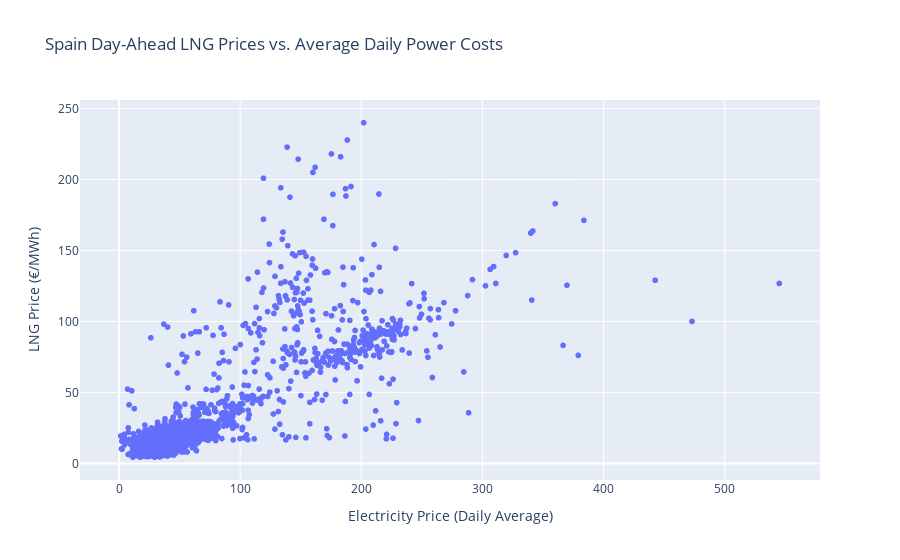

Notebook code for this chart:
### Code cell
# merge the two sets of data
combined = daily_lmp_avg.merge(data, left_on = "Start", right_on = "Date", how = "inner")
combined["LNG Price (€/MWh)"] = combined["Last Price"]
combined["Electricity Price (Daily Average)"] = combined["Price"]

combined.to_csv("./Data/Spain/combined.csv")
px.scatter(combined, "Electricity Price (Daily Average)", "LNG Price (€/MWh)", title = "Spain Day-Ahead LNG Prices vs. Average Daily Power Costs")

### Figure 1 — Plotly figure (JSON) as saved in the notebook; plotly's stock layout.template omitted (floating-point values rounded to 4 significant figures; data arrays with more than 128 entries replaced by an {"elided": "..."} marker saying what was removed)
{"data": [{"hovertemplate": "Electricity Price (Daily Average)=%{x}<br>LNG Price (€/MWh)=%{y}<extra></extra>", "legendgroup": "", "marker": {"color": "#636efa", "symbol": "circle"}, "mode": "markers", "name": "", "showlegend": false, "type": "scattergl", "x": {"elided": "2511 float values"}, "xaxis": "x", "y": {"elided": "2511 float values"}, "yaxis": "y"}], "layout": {"legend": {"tracegroupgap": 0}, "title": {"text": "Spain Day-Ahead LNG Prices vs. Average Daily Power Costs"}, "xaxis": {"anchor": "y", "domain": [0, 1], "title": {"text": "Electricity Price (Daily Average)"}}, "yaxis": {"anchor": "x", "domain": [0, 1], "title": {"text": "LNG Price (€/MWh)"}}}}
